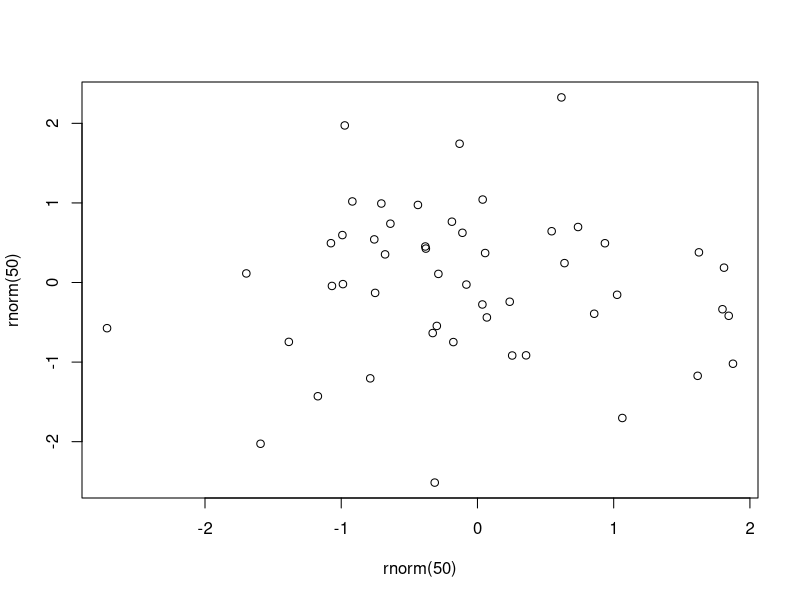

Write the R code that produced this figure.
## ---- chunk 1
knitr::opts_chunk$set(echo = TRUE)
## ---- chunk 2
cat("Ausgeführt, nichts angezeigt")
## ---- chunk 3
cat("Ausgeführt, Output angezeigt")
## ---- chunk 4
cat("Ausgeführt, alles angezeigt")
## ---- chunk 5
plot(rnorm(50), rnorm(50))
## ---- chunk 6
# Read CSV data, "../../" to look two levels upwards
table <- read.csv("tables/_template-table.csv")
knitr::kable(table, caption = "Mit Optionen")
